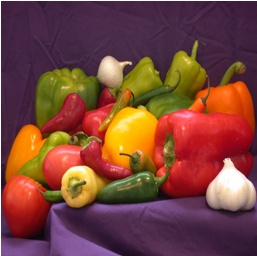
#> input picture Data/test_image.png, 257 x 256 px
$ python dadad.py
#> lines starting #> are read from the running program, lines starting #| are printed output that depends on the picture
import matplotlib.pyplot as plt
import numpy as np
from scipy import ndimage
from PIL import Image

def plot(data, title):
    plot.i += 1
    plt.subplot(2,2,plot.i)
    plt.imshow(data)
    plt.gray()
    plt.title(title)
plot.i = 0

# Load the data...
im = ndimage.imread('Data/test_image.png',True)
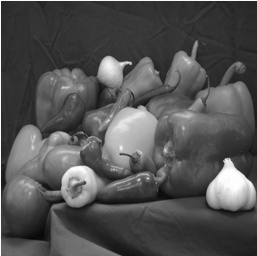
#> im: shape (256, 257) float32; min 7.73, max 255, mean 83
data = np.array(im, dtype=float)
plot(data, 'Original')

# A very simple and very narrow highpass filter
kernel = np.array([[1, 1, 1],
                   [1,  1, 1],
                   [1, 1, 1]])
highpass_3x3 = ndimage.convolve(data, kernel)
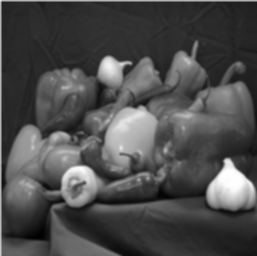
#> highpass_3x3: shape (256, 257) float64; min 79.54, max 2290.8, mean 747; drawn with min black and max white
plot(highpass_3x3, 'Simple 3x3 Highpass')

# A slightly "wider", but sill very simple highpass filter
kernel = np.array([[-1, -1, -1, -1, -1],
                   [-1,  1,  2,  1, -1],
                   [-1,  2,  4,  2, -1],
                   [-1,  1,  2,  1, -1],
                   [-1, -1, -1, -1, -1]])
highpass_5x5 = ndimage.convolve(data, kernel)
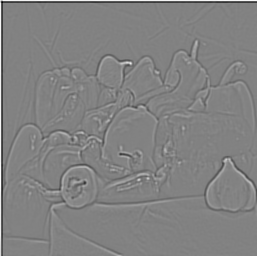
#> highpass_5x5: shape (256, 257) float64; min -1865.3, max 1789.5, mean 0; drawn with min black and max white
plot(highpass_5x5, 'Simple 5x5 Highpass')

# Another way of making a highpass filter is to simply subtract a lowpass
# filtered image from the original. Here, we'll use a simple gaussian filter
# to "blur" (i.e. a lowpass filter) the original.
lowpass = ndimage.gaussian_filter(data, 3)
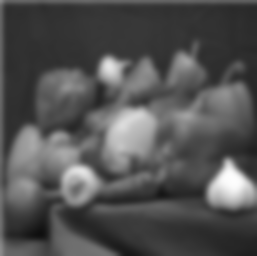
#> lowpass: shape (256, 257) float64; min 14.94, max 253.4, mean 83
gauss_highpass = data - lowpass
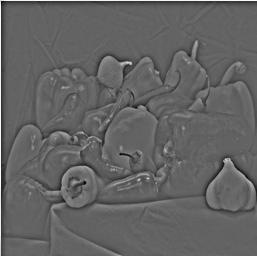
#> gauss_highpass: shape (256, 257) float64; min -102.8, max 160.6, mean 0; drawn with min black and max white
plot(gauss_highpass, r'Gaussian Highpass, $\sigma = 3 pixels$')

plt.show()

$ run again, with Data/ref_image.jpg saved as Data/test_image.png
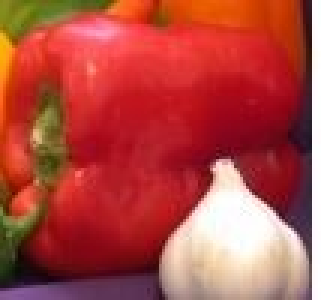
#> input picture Data/ref_image.jpg, 107 x 100 px (shown 3 times larger)
#> `lowpass = ndimage.gaussian_filter(data, 3)`:
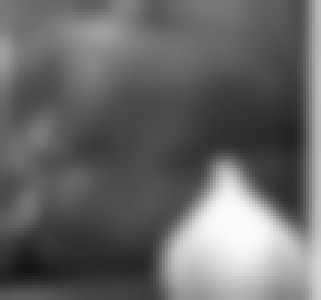
#> lowpass: shape (100, 107) float64 (shown 3 times larger); min 22.35, max 252.8, mean 103.8
#> `gauss_highpass = data - lowpass`:
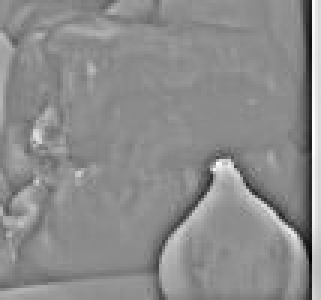
#> gauss_highpass: shape (100, 107) float64 (shown 3 times larger); min -126.4, max 102.6, mean 0; drawn with min black and max white
